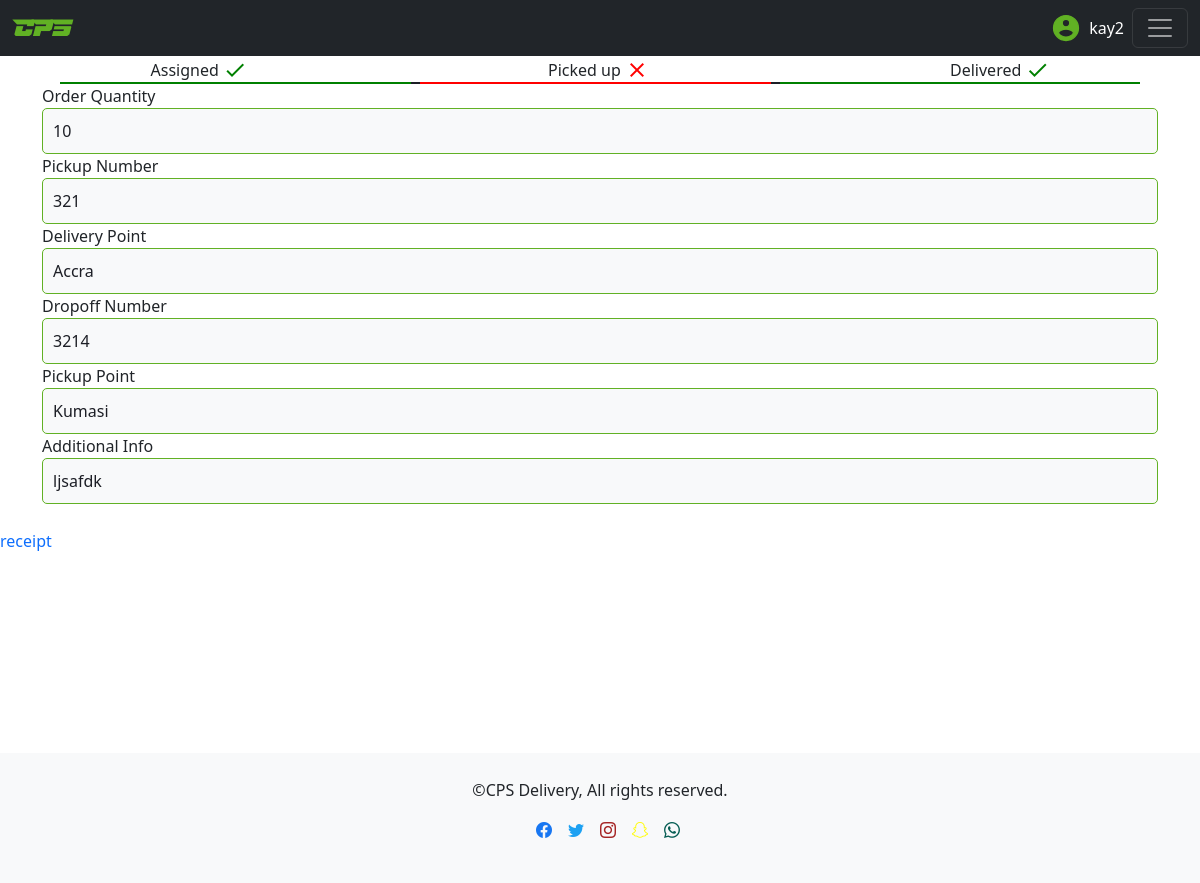
/detailsPage/30/ (signed in), run on the app's committed database.
### delivery/models.py (models this page shows, shortened)
class DeliveryRequest(models.Model):
    class ProductChoices(models.TextChoices):
        FOOD = 'Food', 'Food'
        ITEM = 'item', 'item'
    class DeliveryLocations(models.TextChoices):
        KUMASI = 'Kumasi', 'Kumasi'
        ACCRA = 'Accra', 'Accra'
        SUNYANI = 'Sunyani', 'Sunyani'
        TAKORADI = 'Takoradi', 'Takoradi'
        KOFORIDUA = 'Koforidua', 'Koforidua'
        TECHIMAN = 'Techiman', 'Techiman'
        TAMALE = 'Tamale', 'Tamale'
    class PickupLocations(models.TextChoices):
        KUMASI = 'Kumasi', 'Kumasi'
    class DeliverySpeed(models.TextChoices):
        SAME = 'Same day delivery', 'Same day delivery'
        NEXT = 'Next day delivery', 'Next day delivery'
        EXPRESS = 'Express delivery', 'Express delivery'
    user = models.ForeignKey(User,on_delete=models.CASCADE,null=True,blank=True)
    unique_id = models.UUIDField(default=uuid.uuid4,editable=False,unique=True)
    orderQuantity = models.PositiveIntegerField()
    product = models.CharField(max_length=255,null=True,blank=True, choices=ProductChoices.choices,default=ProductChoices.ITEM)
    pickupNumber = models.PositiveIntegerField()
    deliveryPoint = models.CharField(max_length=10,choices=DeliveryLocations.choices,default=DeliveryLocations.KUMASI)
    dropoffLocation = models.CharField(max_length=255,null=True)
    dropoffNumber = models.PositiveIntegerField()
    dropoffName = models.CharField(max_length=255,null=True)
    pickupPoint = models.CharField(max_length=10, choices=PickupLocations.choices,default=PickupLocations.KUMASI)
    pickupLocation = models.CharField(max_length=255,null=True)
    deliverySpeed = models.CharField(max_length=17,choices=DeliverySpeed.choices,default=DeliverySpeed.SAME)
    additionalInfo = models.TextField(blank=True,null=True)
    delivered = models.BooleanField(default=False)
    assigned = models.BooleanField(default=False)
    enroute = models.BooleanField(default=False)
    pickedUp = models.BooleanField(default=False)
    date_created = models.DateTimeField(auto_now_add=True)
    rider = models.ForeignKey(Rider,on_delete=models.SET_DEFAULT,related_name='assignments',default=None,null=True,blank=True)
    restaurantOrder = models.OneToOneField(RestaurantOrder,default=None,null=True,blank=True,on_delete=models.CASCADE)
    deliveryFee = models.CharField(max_length=255,null=True,blank=True)
    date = models.CharField(max_length=255,default='sdfsadf',null=True)
    canceled = models.BooleanField(default=False)

### delivery/views.py (the view)
# urls.py: path('detailsPage/<int:pk>/',detailsPage.as_view(),name='detailsPage'),
class detailsPage(LoginRequiredMixin,View):
    login_url = '/login/'
    def get(self,request,pk):
        DeliveryRequested = DeliveryRequest.objects.get(pk=pk)
        DeliveryRequestedForm = DeliveryRequestForm(instance=DeliveryRequested)
        context={
            'DeliveryRequested':DeliveryRequested,
            'DeliveryRequestedForm':DeliveryRequestedForm,
        }
        return render(request,'requestDetails.html',context)

### delivery/templates/requestDetails.html (shortened to what this page needs)
{% load static %}
{% load crispy_forms_tags %}
<!DOCTYPE html>
<html lang="en">
<head>
    <link rel="stylesheet" href="{% static 'site/css/bootstrap-icons.min.css' %}">
<link href="https://cdn.jsdelivr.net/npm/bootstrap@5.3.3/dist/css/bootstrap.min.css" rel="stylesheet"
>
</head>
<body>
    <body>
<nav class="navbar navbar-dark bg-dark">
    <div class="container-fluid">
        <a class="navbar-brand" href="#" id="CPS" style="color: #61b124;">CPS</a>
        <div style="display: flex; align-items: center; gap: 8px;">
            <span style="color:white;">{{request.user}}</span>
            <button class="navbar-toggler" type="button" data-bs-toggle="offcanvas"
                data-bs-target="#offcanvasDarkNavbar" aria-controls="offcanvasDarkNavbar"
                aria-label="Toggle navigation">
                <span class="navbar-toggler-icon"></span>
            </button>
        </div>
    </div>
</nav>
        <div class="status">
            <div>
                <span class="set">Assigned</span>
                {% if DeliveryRequested.assigned == False %}
                <span class="material-icons set" style="color: red;">close</span>
                {% else %}
                <span class="material-icons set" style="color: green;">check</span>
                {% endif %}
            </div>
            <div>
                <span class="set">Picked up</span>
                {% if DeliveryRequested.pickedUp == False %}
                <span class="material-icons set" style="color: red;">close</span>
                {% else %}
                <span class="material-icons set" style="color: green;">check</span>
                {% endif %}
            </div>
            <div>
                <span class="set">Delivered</span>
                {% if DeliveryRequested.delivered == False %}
                <span class="material-icons set" style="color: red;">close</span>
                {% else %}
                <span class="material-icons set" style="color: green;">check</span>
                {% endif %}
            </div>
        </div>
        <div style="display: flex; justify-content: center;">
            {% if DeliveryRequested.assigned == False %}
            <div style="width: 30%; height: 2px; background-color: red; border-right: 9px solid #1c1e25;"></div>
            {% else %}
            <div style="width: 30%; height: 2px; background-color: green; border-right: 9px solid #1c1e25;"></div>
            {% endif %}
            {% if DeliveryRequested.pickedUp == False %}
            <div style="width: 30%; height: 2px; background-color: red; border-right: 9px solid #1c1e25;"></div>
            {% else %}
            <div style="width: 30%; height: 2px; background-color: green; border-right: 9px solid #1c1e25;"></div>
            {% endif %}
            {% if DeliveryRequested.delivered == False %}
            <div style="width: 30%; height: 2px; background-color: red;"></div>
            {% else %}
            <div style="width: 30%; height: 2px; background-color: green;"></div>
            {% endif %}
        </div>
        <div class="container">
            <div>
                <div>Order Quantity</div>
                <div class="container-fluid">{{ DeliveryRequested.orderQuantity }}</div>
            </div>
            <div>
                <div>Pickup Number</div>
                <div class="container-fluid">{{ DeliveryRequested.pickupNumber }}</div>
            </div>
            <div>
                <div>Delivery Point</div>
                <div class="container-fluid">{{ DeliveryRequested.deliveryPoint }}</div>
            </div>
            <div>
                <div>Dropoff Number</div>
                <div class="container-fluid">{{ DeliveryRequested.dropoffNumber }}</div>
            </div>
            <div>
                <div>Pickup Point</div>
                <div class="container-fluid">{{ DeliveryRequested.pickupPoint }}</div>
            </div>
            <div>
                <div>Additional Info</div>
                <div class="container-fluid">{{ DeliveryRequested.additionalInfo }}</div>
            </div>
        </div>
        <div>
            <a href="{% url 'receiptPage' DeliveryRequested.unique_id  %}">receipt</a>
        </div>
        <footer style="margin-top: 200px;">
            <p>©CPS Delivery, All rights reserved.</p>
            <ul class="list-unstyled d-flex justify-content-center">
                <li class="ms-3"><a class="link-dark"
                        href="https://www.facebook.com/profile.php?id=61574036997034&mibextid=LQQJ4d"><i style="color: #1877F2;"
                            class="bi bi-facebook"></i></a>
                </li>
                <li class="ms-3"><a class="link-dark" href="https://x.com/cpsdeliveries"><i style="color: #1DA1F2;"
                            class="bi bi-twitter"></i></a>
                </li>
                <li class="ms-3"><a class="link-dark" href="https://www.instagram.com/cps_deliveries" sna><i
                            style="color: #a52424;" class="bi bi-instagram"></i></a>
                </li>
                <li class="ms-3"><a href="https://snapchat.com/t/RaUNGUz2"><i style="color: #FFFC00;"
                            class="bi bi-snapchat"></i></a></li>
                <li class="ms-3"><a href=" https://wa.me/+233534583364"><i class="bi bi-whatsapp"
                            style="color: #075E54;"></i></a></li>
            </ul>
        </footer>
    </body>
</body>
</html>

### data on the page
DeliveryRequest: orderQuantity "10", pickupNumber "321", deliveryPoint "Accra", dropoffNumber "3214", pickupPoint "Kumasi", additionalInfo "ljsafdk"

### other printed values
{{ request.user }} "kay2"
